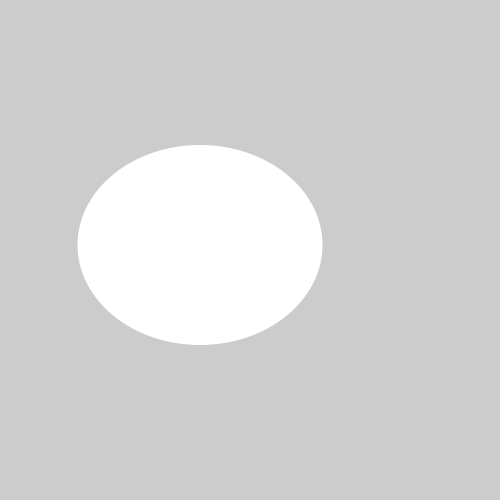
Frame 1 (no input)
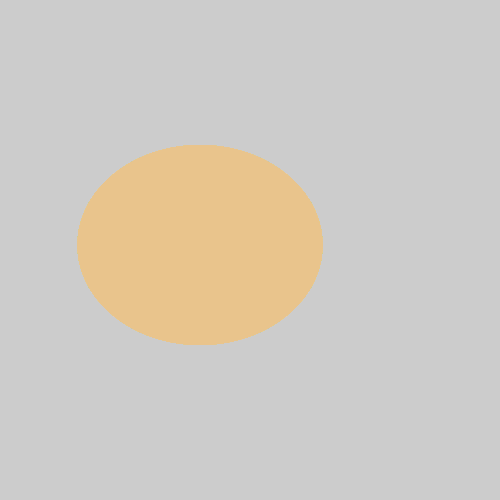
Frame 60 (the mouse pressed at the canvas centre just before this capture)
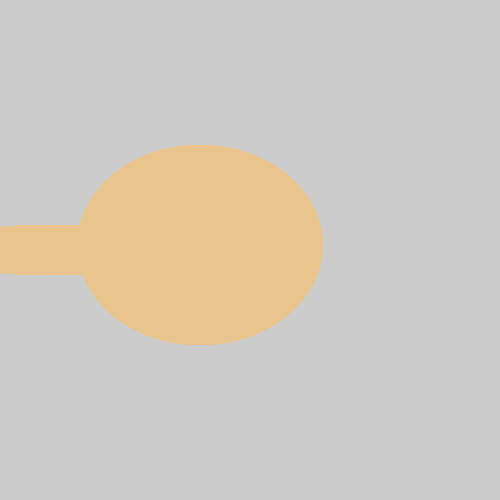
Frame 120 (the mouse held since frame 60 and released just before this capture)

The Processing sketch that drew these frames (run headless with seeded random() and noise(); from frame 60 on, the mouse is pressed at the canvas centre):

// Processing sketch: pizza_pde
// ── pizza_pde.pde
void setup(){
size(500,500);  
  
  
  
} 
void draw(){  
noStroke();
ellipse(200,245,245,200);
fill(233,196,140);
if(mousePressed){

println("Mouse’s x-position: " + mouseX + "\n" + "Mouse’s y-position: " + mouseY + "\n");
}
ellipse(50,mouseX,mouseY,50);

}
